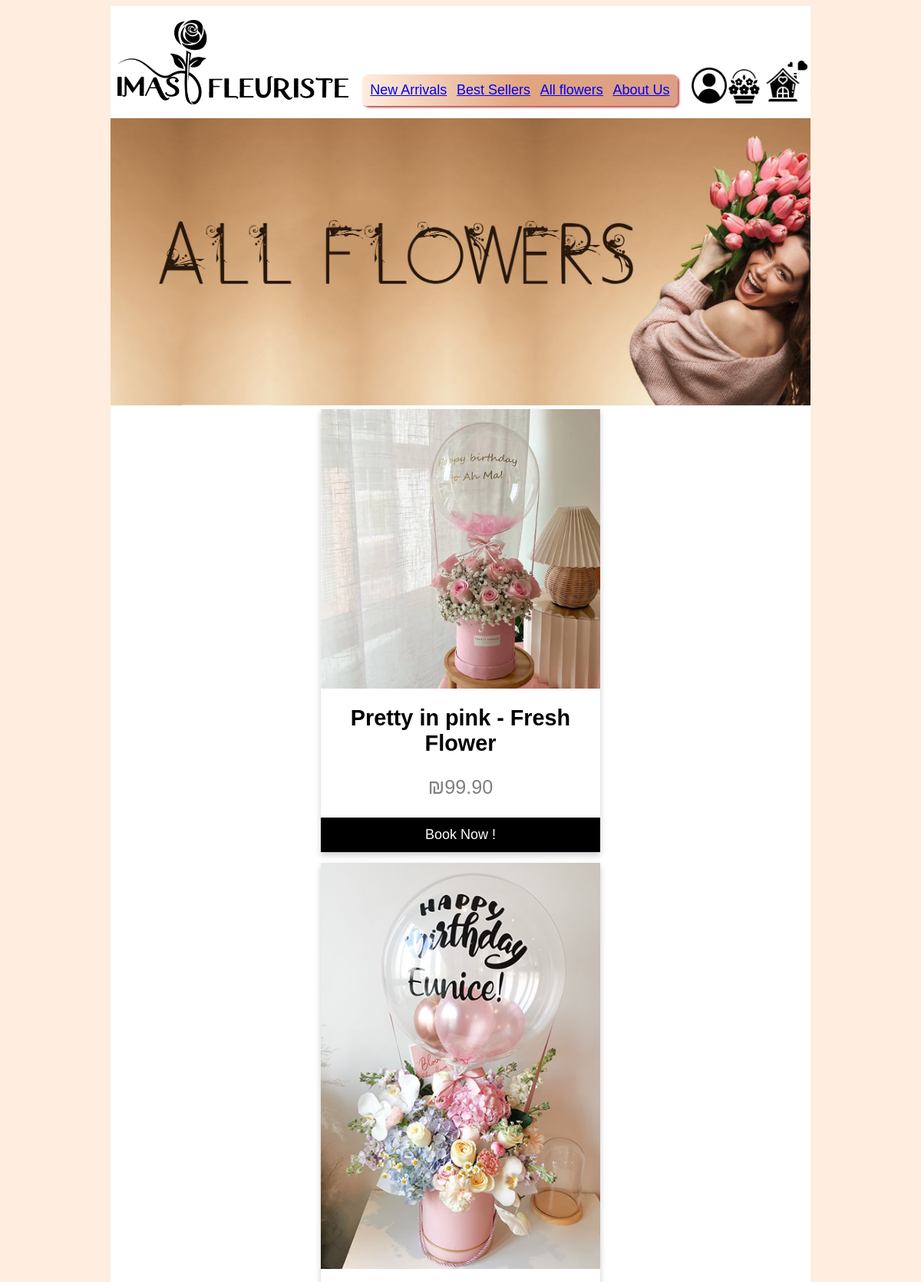
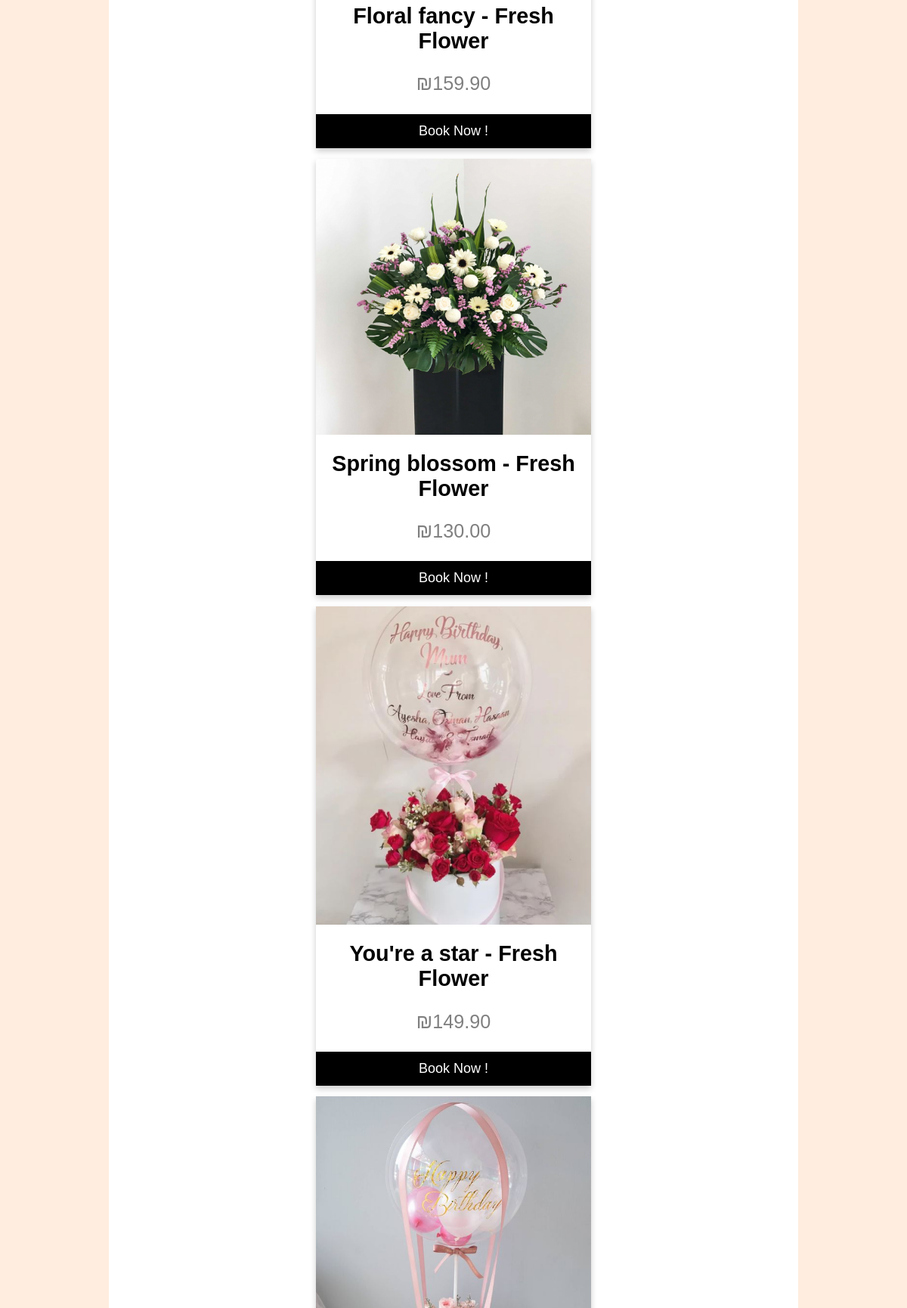
Screenshot of /all_flowers (upper part) with the database file from the repository (2 pictures, top to bottom).
### dashboard_app/models.py (models this page shows)
class BouquetInventory(models.Model):
    name = models.CharField(max_length=100)
    category = models.CharField(max_length=45)
    price = models.DecimalField(max_digits=6, decimal_places=2)
    unit = models.CharField(max_length=30, null=False, blank=True)
    product_image = models.URLField(max_length=1024, null=False, blank=True)
    in_stock = models.CharField(max_length=30, null=False, blank=True)
    sold_items = models.CharField(max_length=30, null=False, blank=True)
    discount = models.FloatField(default=0)
    created_at = models.DateTimeField(auto_now_add=True)
    updated_at = models.DateTimeField(auto_now=True)

### dashboard_app/views.py (the view)
# urls.py: path('all_flowers', views.all_flowers),
def all_flowers(request):
    context = {
        "products_list" : BouquetInventory.objects.all()
    }
    return render(request,'all_flowers.html',context)

### dashboard_app/templates/all_flowers.html (shortened to what this page needs)
<!DOCTYPE html>
<html lang="en">
  <head>
    {% load static %}
    <link rel="stylesheet" type="text/css" href="{% static 'css\all_flowers.css'%}">
  </head>
  <body>
    <div id="container">
      <header>
        <img class="logo" src="{% static 'Images\common_imgs\logo.png'%}" alt="logo">
        <nav>
          <ul>
              <li> <a href="new_arrivals"> New Arrivals</a></li>
              <li><a href="top_ten"> Best Sellers</a></li>
              <li><a href="all_flowers"> All flowers</a></li>
              <li> <a href="about_us"> About Us</a></li>
          </ul>
          </nav>
        <div class="icons">
        <a  href="/recognize_me/login"><img class="profile-icon" src="{% static 'Images\common_imgs\profile-icon.png'%}" alt="profile-icon"></a>
        <a href="/my_orders_list"><img class="orders-basket-icon" src="{% static 'Images\common_imgs\orders-basket-icon.png'%}" alt="orders-basket-icon"></a>
        <a href="/"><img class="home" src="{% static 'Images\common_imgs\home.png'%}" alt="home"></a>
        </div>
    </header>
    <img class="banner" src="{% static 'Images\common_imgs\All flowers.jpg'%}" alt="top_ten">
    {% for product in products_list %}
    <div class="card">
      <img src="{{ product.product_image }}"   alt={{ product.name }} style="width:100%">
      <h1>{{ product.name }}</h1>
      <p class="price">₪{{ product.price }}</p>
      <p><a href="book_now/{{ product.id }}"> <button type="button">Book Now !</button></a></p>
    </div>
    {% endfor %}
    </div>
  </body>
</html>

### dashboard_app/static/css/all_flowers.css (style rules this page uses)
body { background-color: #ffeddf; }
* { font-family: Arial, Helvetica, sans-serif; }
nav ul { background: linear-gradient(90deg, #ffeddf 0%, #e1a581 50%, #dd9e85 100%); color: #4b1002; padding: 10px; border-radius: 7px; box-shadow: #b5494d 1.95px 1.95px 2.6px; display: flex; justify-content: space-between; list-style-type: none; }
nav li { font-size: 1.5vw; }
header { display: flex; align-items: center; gap: 2%; }
.logo { width: 33%; height: 33%; margin-left: 1%; }
nav { text-align: center; width: 45%; margin-top: 8%; }
.home { width: 112%; height: auto; }
.profile-icon { width: 400%; height: auto; }
.orders-basket-icon { width: 400%; height: auto; }
.icons { display: flex; width: 16%; align-items: baseline; margin-top: 6%; gap: 25%; }
#container { width: 77%; background-color: #ffffff; margin: auto; }
.banner { width: 100%; height: auto; }
.card { box-shadow: 0 4px 8px 0 rgba(0, 0, 0, 0.2); max-width: 40%; margin: auto; text-align: center; font-family: arial; font-size: 1.2vw; }
.price { color: grey; font-size: 2.1vw; }
.card button { border: none; outline: 0; padding: 12px; color: white; background-color: #000; text-align: center; cursor: pointer; width: 100%; font-size: 1.5vw; }

### rows the page displays
BouquetInventory: shows a picture, name "Pretty in pink - Fresh Flower", price "99.90"
BouquetInventory: shows a picture, name "Floral fancy - Fresh Flower", price "159.90"
BouquetInventory: shows a picture, name "Spring blossom - Fresh Flower", price "130.00"
BouquetInventory: shows a picture, name "You're a star - Fresh Flower", price "149.90"
BouquetInventory: shows a picture
